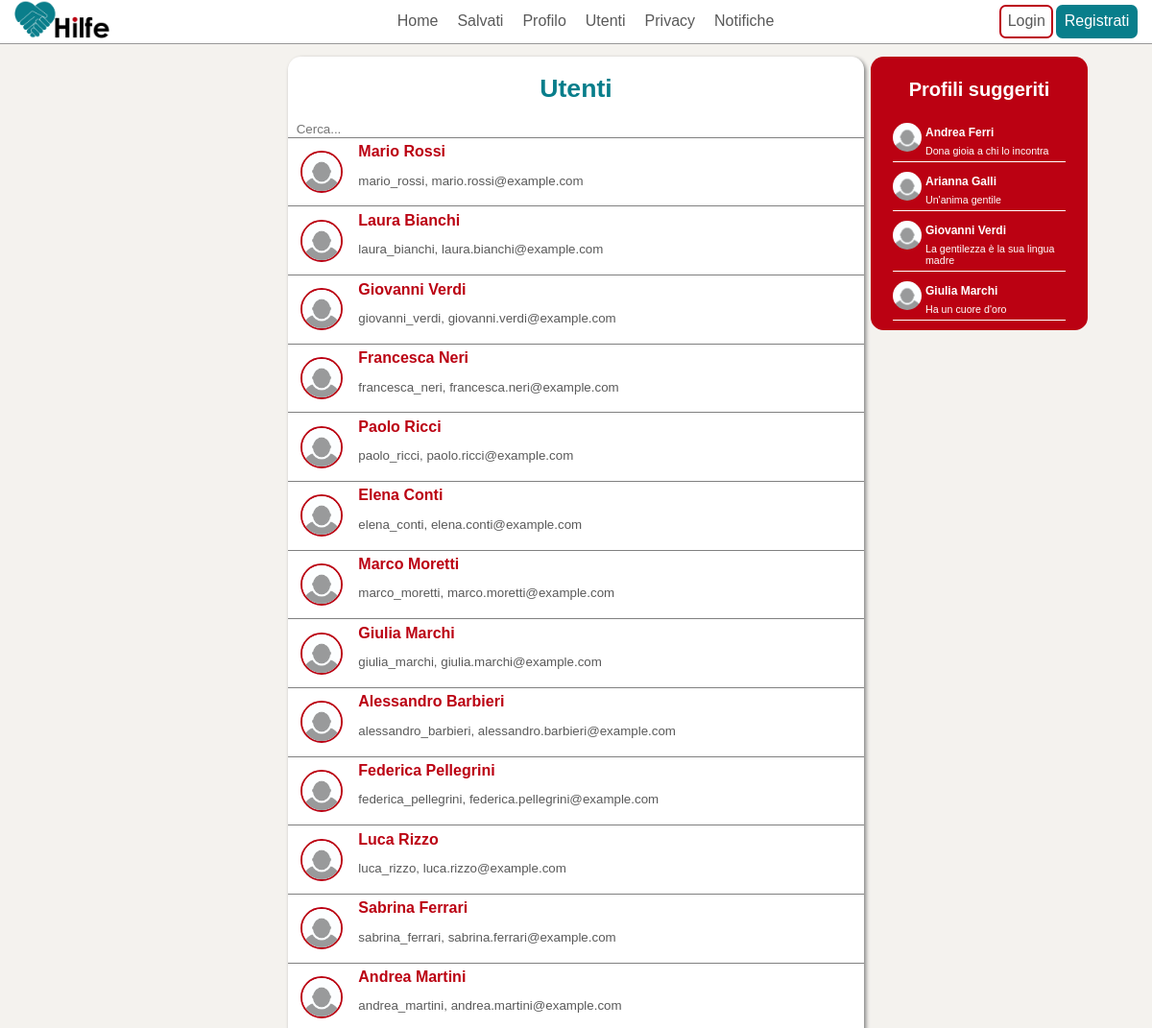
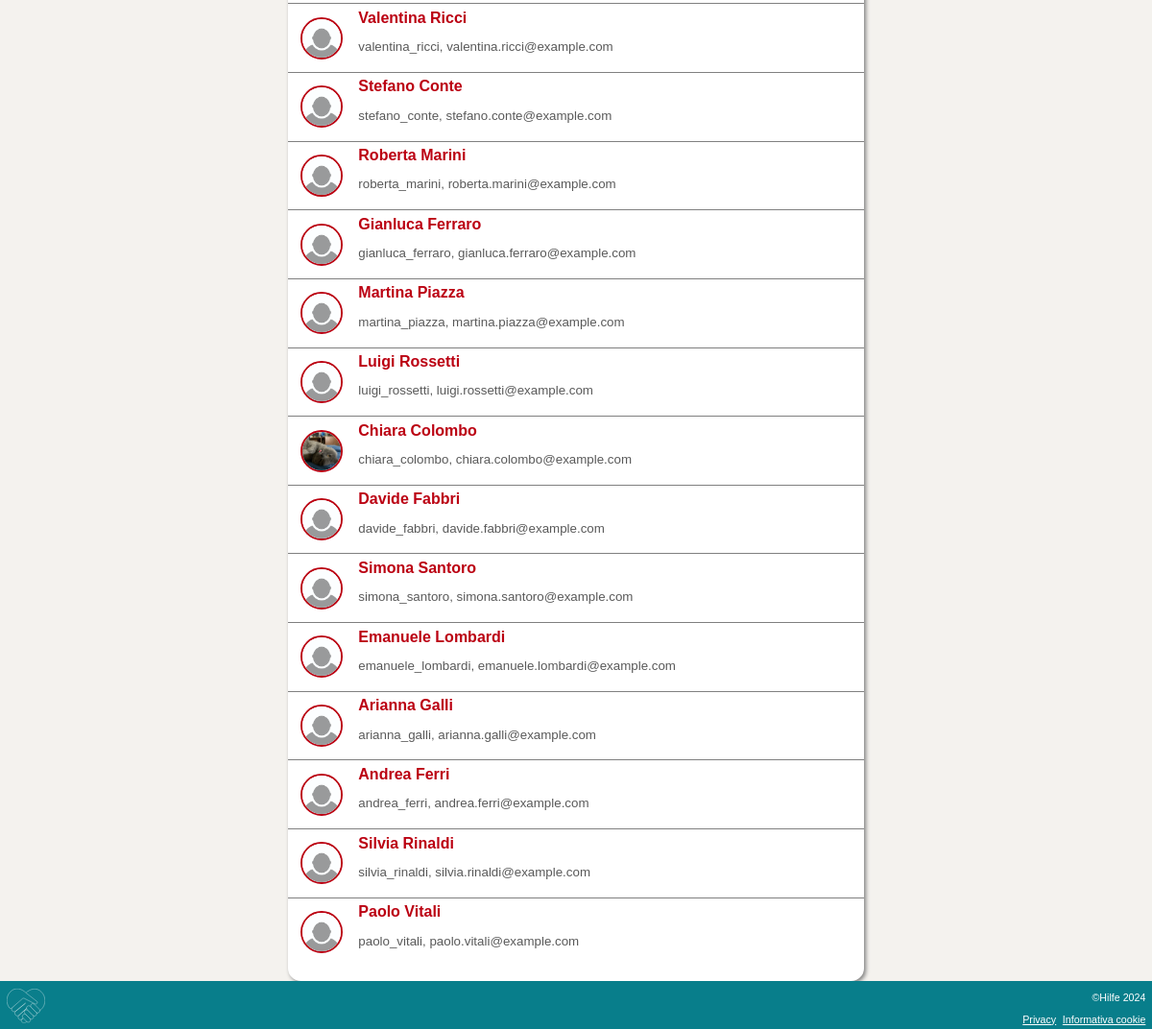
Screenshot of /website/users.php with the database file from the repository (2 pictures, top to bottom).
### tables this page shows
CREATE TABLE IF NOT EXISTS `User` (
  `idUser` INT NOT NULL,
  `Name` VARCHAR(45) NULL,
  `Surname` VARCHAR(45) NULL,
  `PhoneNumber` VARCHAR(45) NULL,
  `Email` VARCHAR(45) NOT NULL,
  `Salt` VARCHAR(100) NULL,
  `Password` VARCHAR(500) NULL,
  `Bio` VARCHAR(1000) NULL,
  `Birthday` DATE NULL,
  `PubKey` VARCHAR(45) NULL,
  `FotoProfilo` VARCHAR(100) NULL,
  `Username` VARCHAR(45) NOT NULL,
  `Address` VARCHAR(500) NULL,
  `AddressLat` DECIMAL(14,10) NULL,
  `AddressLong` DECIMAL(14,10) NULL,
  PRIMARY KEY (`idUser`),
  UNIQUE INDEX `Username_UNIQUE` (`Username` ASC) ,
  UNIQUE INDEX `Email_UNIQUE` (`Email` ASC) );

### website/users.php (called while the page is built, shortened)
<?php
require 'template/base.php';
?>

### website/db/databaseMySql.php (called while the page is built, shortened)
<?php
class DatabaseHelperMySql implements DatabaseHelper
{
    private $db;
    public function __construct($servername, $username, $password, $dbname)
    {
        $this->db = new mysqli($servername, $username, $password, $dbname);
    }
    public function getUserFromId($id)
    {
        $stmt = $this->db->prepare("SELECT * FROM User WHERE idUser = ?");
        $stmt->bind_param('i', $id);
        $stmt->execute();
        $result = $stmt->get_result();
        $result = $result->fetch_all(MYSQLI_ASSOC);
        if (count($result) > 0) {
            return $result[0];
        } else {
            return false;
        }
    }
    private function getPicFromId($id)
    {
        $stmt = $this->db->prepare("SELECT FotoProfilo FROM User WHERE idUser = ?");
        $stmt->bind_param('i', $id);
        $stmt->execute();
        $result = $stmt->get_result();
        $lines = $result->fetch_all(MYSQLI_ASSOC);
        if (count($lines) == 0 || $lines[0]["FotoProfilo"] == null) {
            return DEFAULT_PIC_PATH . DEFAULT_PIC;
        } else {
            return DEFAULT_PIC_PATH . $lines[0]["FotoProfilo"];
        }
    }
    public function getProfilePic($id)
    {
        return $this->getPicFromId($id);
    }
    public function getSuggestedUsers($n)
    {
        $suggestedUsers = [];
        if (count($suggestedUsers) < $n) {
            $stmt = $this->db->prepare("SELECT * FROM User ORDER BY RAND() LIMIT ?");
            $stmt->bind_param('i', $n);
            $stmt->execute();
            $result = $stmt->get_result();
            $entries = $result->fetch_all(MYSQLI_ASSOC);
            foreach ($entries as $key => $entry) {
                $entries[$key]["Motivazione"] = CUTE_PHRASES[array_rand(CUTE_PHRASES)];
            }
            $suggestedUsers = array_merge($suggestedUsers, $entries);
            return $suggestedUsers;
        }
    }
    public function addDescription($users)
    {
        $suggestedUsers = [];
        if (isLogged()) {
            foreach ($users as $user) {
                $userData = $this->getUserFromId($user);
                if ($user == $_SESSION["idUser"]) {
                    $userData["seiTu"] = 1;
                } else if ($this->followsMe($user)) {
                    $userData["seguace"] = 1;
                } else if ($this->followInCommon($user) > 0) {
                    $userData["NumSeguitiInComune"] = $this->followInCommon($user);
                } else {
                    $userData["Motivazione"] = CUTE_PHRASES[array_rand(CUTE_PHRASES)];
                }
                $suggestedUsers[] = $userData;
            }
            return $suggestedUsers;
        } else {
            foreach ($users as $user) {
                $userData = $this->getUserFromId($user);
                $userData["Motivazione"] = CUTE_PHRASES[array_rand(CUTE_PHRASES)];
                $suggestedUsers[] = $userData;
            }
            return $suggestedUsers;
        }
    }
    public function getAllUsers()
    {
        $stmt = $this->db->prepare("SELECT * FROM  User");
        $stmt->execute();
        $result = $stmt->get_result();
        return $result->fetch_all(MYSQLI_ASSOC);
    }
}
$dbh = new DatabaseHelperMySql("localhost", "root", "", "HilfeDb", 3306);

### website/template/users-list.php (the view, shortened to what this page needs)
<div class="centralContent">
    <main class="followers_seguiti">
        <h1>Utenti</h1>
        <input id="search" class="search" type="search" placeholder="Cerca...">
        <ul id="elencoFollowers_seguiti" class="elencoFollowers_seguiti">
            <?php
            $users = array_column($dbh->getAllUsers(), 'idUser');
            foreach ($dbh->addDescription($users) as $user) : ?>
                <li class="follower"><a href="profile.php?id=<?php echo $user["idUser"] ?>"><img src="../<?php echo $dbh->getProfilePic($user["idUser"]); ?>" alt="Foto profilo">
                        <div class="infoUtente"><span><?php echo $user["Name"] . " " . $user["Surname"] ?></span>
                            <p class="testo">
                                <?php
                                echo $user["Username"] . ", " . $user["Email"]. " ";
                                 ?>
                            </p>
                        </div>
                    </a></li>
            <?php endforeach; ?>
        </ul>
    </main>
    <?php include 'suggestions.php'; ?>
</div>

### website/template/suggestions.php
<aside class="rightAside">
    <h2>Profili suggeriti</h2>
    <?php foreach ($dbh->getSuggestedUsers(START_SUGGESTED_USERS) as $user) : ?>
        <?php require 'profilePreview.php'; ?>
    <?php endforeach; ?>
</aside>

### website/template/profilePreview.php (shortened to what this page needs)
<a href="profile.php?id=<?php echo $user["idUser"] ?>" class="infoUser">
            <img src="../<?php echo $dbh->getProfilePic($user["idUser"]);?>" alt="immagine profilo di <?php echo $user["Name"] ?> <?php echo $user["Surname"] ?>">
            <div class="profile">
                <span><?php echo $user["Name"] ?> <?php echo $user["Surname"] ?></span>
                <p class="amici"><?php
                if(isset($user["Motivazione"])){ echo $user["Motivazione"];}
                ?></p>
            </div>
        </a>

### css/style.css (style rules this page uses)
:root { --hilfeGrey: #595959; --hilfeRed: #bb0112; --hilfeBlue: #087e8b; }
body { font-family: "Helvetica"; margin: 1pt; display: flex; flex-direction: column; min-height: 100dvh; margin: 0; padding: 0; background-color: #f4f2ee; }
.centralContent { flex: 1; }

### css/styleLayoutDesktop.css (style rules this page uses)
.centralContent { display: flex; flex-direction: column; align-items: center; }
h2 { font-size: 15pt; font-weight: bold; color: white; padding: 5pt; }
.rightAside { display: none; }
@media screen and (min-width: 768px) { .centralContent { justify-content: center; flex-direction: row; align-items: flex-start; margin-top: 10pt; } }
@media screen and (min-width: 768px) { .rightAside, .leftAside { width: 20%; max-width: 200px; display: flex; flex-direction: column; justify-content: center; align-items: center; background-color: var(--hilfeRed); border-radius: 10pt; margin-left: 5pt; vertical-align: top; padding: 0 10pt; height: fit-content; } }
@media screen and (min-width: 768px) { .infoUser { width:90%; display: flex; margin-bottom: 10px; border-bottom: 1px solid white; text-decoration: none; color: white; } }
@media screen and (min-width: 768px) { .infoUser p { margin: 5px 0; } }
@media screen and (min-width: 768px) { .infoUser img { width: 30px; height:30px; border-radius: 50%; float:left; margin-right: 3pt; } }
@media screen and (min-width: 768px) { .profile { display:inline-block; } }
@media screen and (min-width: 768px) { .profile span { width:100%; text-decoration: none; color:white; font-size: 9pt; margin-top: 2pt; font-weight: bold; } }
@media screen and (min-width: 768px) { .profile p { color:white; width: 100%; } }
@media screen and (min-width: 768px) { .amici { font-size: 8pt; } }
@media screen and (min-width: 768px) { aside a { float: left; } }

### css/styleFollowersSeguiti.css (style rules this page uses)
.followers_seguiti { display: flex; flex-direction: column; width: 100%; background-color: white; max-width: 700px; }
.search { margin:0 5pt; text-align: left; border-radius: 15pt; border: 0px solid transparent; color: var(--hilfeGrey); }
h1 { font-size: 20pt; color:var(--hilfeBlue); text-align: center; }
.follower { border-top: 1px solid grey; }
.follower img { border: 2px solid var(--hilfeRed); border-radius: 50%; width: 40px; height: 40px; background-repeat: no-repeat; background-position: center center; margin:10pt; }
.follower>a { display: flex; flex-direction: row; text-decoration: none; align-items: center; }
.infoUtente { display: flex; flex-direction: column; color:var(--hilfeGrey); padding:2pt; }
.infoUtente span { font-size: 12pt; color:var(--hilfeRed); font-weight: bold; }
.infoUtente p { font-size: 10pt; }
.elencoFollowers_seguiti { padding:0pt; margin-top: 0; list-style: none; }
@media screen and (min-width: 768px) { .followers_seguiti { max-width: 700px; width:50%; box-shadow: 2px 2px 4px grey; border-radius: 10pt; background-color: white; } }
@media screen and (min-width: 768px) { .centralContent { align-items: flex-start; margin-top: 10pt; } }

### rows the page displays
user: Name "Mario", Surname "Rossi", Username "mario_rossi", Email "mario.rossi@example.com"
user: Name "Laura", Surname "Bianchi", Username "laura_bianchi", Email "laura.bianchi@example.com"
user: Name "Giovanni", Surname "Verdi", Username "giovanni_verdi", Email "giovanni.verdi@example.com", Motivazione "La gentilezza è la sua lingua madre"
user: Name "Francesca", Surname "Neri", Username "francesca_neri", Email "francesca.neri@example.com"
user: Name "Paolo", Surname "Ricci", Username "paolo_ricci", Email "paolo.ricci@example.com"
user: Name "Elena", Surname "Conti", Username "elena_conti", Email "elena.conti@example.com"
user: Name "Marco", Surname "Moretti", Username "marco_moretti", Email "marco.moretti@example.com"
user: Name "Giulia", Surname "Marchi", Username "giulia_marchi", Email "giulia.marchi@example.com", Motivazione "Ha un cuore d'oro"
user: Name "Alessandro", Surname "Barbieri", Username "alessandro_barbieri", Email "alessandro.barbieri@example.com"
user: Name "Federica", Surname "Pellegrini", Username "federica_pellegrini", Email "federica.pellegrini@example.com"
user: Name "Luca", Surname "Rizzo", Username "luca_rizzo", Email "luca.rizzo@example.com"
user: Name "Sabrina", Surname "Ferrari", Username "sabrina_ferrari", Email "sabrina.ferrari@example.com"
user: Name "Andrea", Surname "Martini", Username "andrea_martini", Email "andrea.martini@example.com"
user: Name "Valentina", Surname "Ricci", Username "valentina_ricci", Email "valentina.ricci@example.com"
user: Name "Stefano", Surname "Conte", Username "stefano_conte", Email "stefano.conte@example.com"
user: Name "Roberta", Surname "Marini", Username "roberta_marini", Email "roberta.marini@example.com"
user: Name "Gianluca", Surname "Ferraro", Username "gianluca_ferraro", Email "gianluca.ferraro@example.com"
user: Name "Martina", Surname "Piazza", Username "martina_piazza", Email "martina.piazza@example.com"
user: Name "Luigi", Surname "Rossetti", Username "luigi_rossetti", Email "luigi.rossetti@example.com"
user: idUser+FotoProfilo (picture), Name "Chiara", Surname "Colombo", Username "chiara_colombo", Email "chiara.colombo@example.com"
user: Name "Davide", Surname "Fabbri", Username "davide_fabbri", Email "davide.fabbri@example.com"
user: Name "Simona", Surname "Santoro", Username "simona_santoro", Email "simona.santoro@example.com"
user: Name "Emanuele", Surname "Lombardi", Username "emanuele_lombardi", Email "emanuele.lombardi@example.com"
user: Name "Arianna", Surname "Galli", Username "arianna_galli", Email "arianna.galli@example.com", Motivazione "Un'anima gentile"
user: Name "Andrea", Surname "Ferri", Username "andrea_ferri", Email "andrea.ferri@example.com", Motivazione "Dona gioia a chi lo incontra"
user: Name "Silvia", Surname "Rinaldi", Username "silvia_rinaldi", Email "silvia.rinaldi@example.com"
user: Name "Paolo", Surname "Vitali", Username "paolo_vitali", Email "paolo.vitali@example.com"
